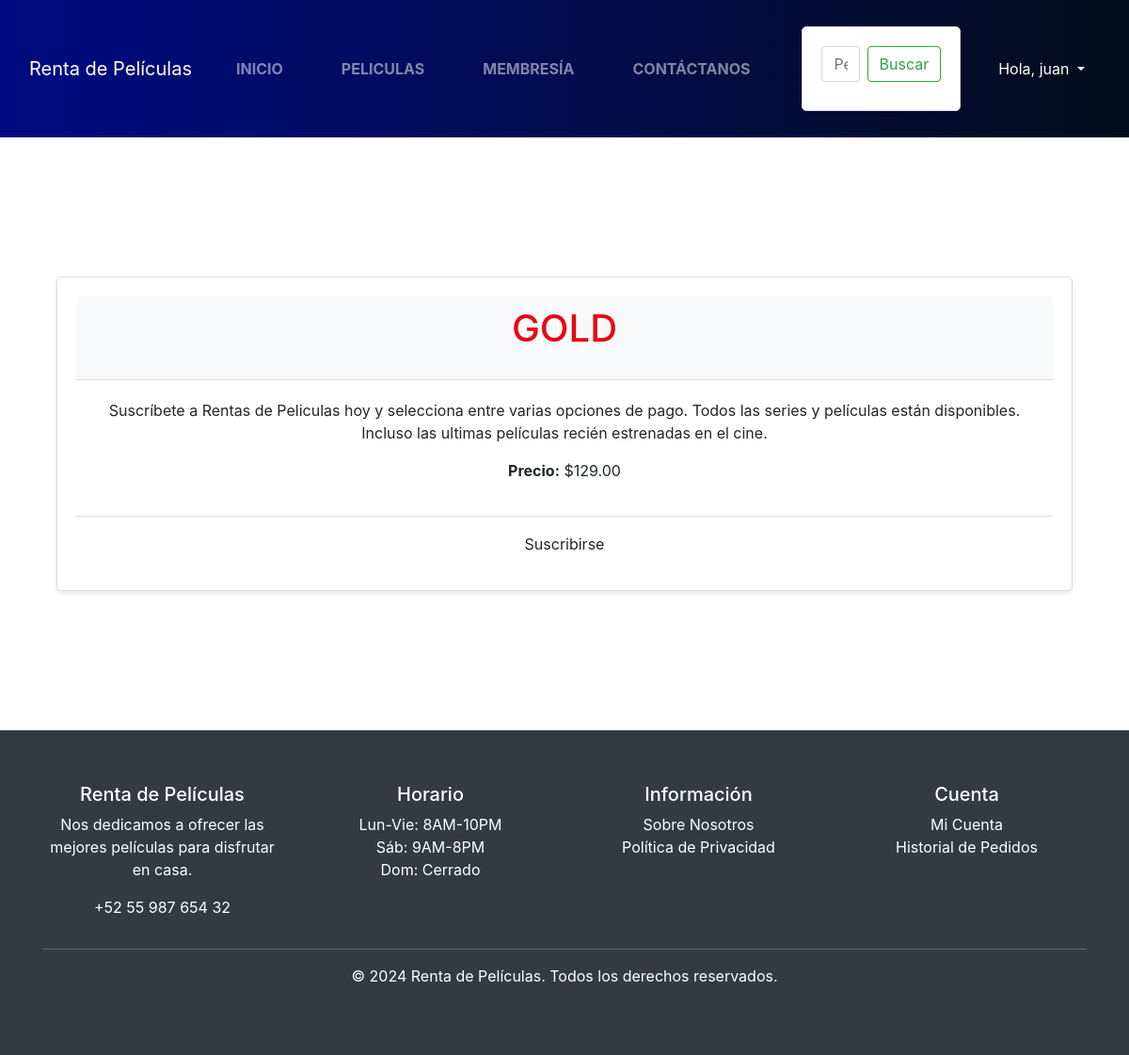
Page /membership/gold/ (signed in) on the committed database.
### membership/models.py (models this page shows, shortened)
class Membership(models.Model):
    MEMBERSHIP_CHOICES = (
        ('Free', 'Free'),
        ('Silver', 'Silver'),
        ('Gold', 'Gold'),
    )
    slug = models.SlugField()
    membership_type = models.CharField(
        choices=MEMBERSHIP_CHOICES,
        default='Free',
        max_length=30
    )
    price = models.DecimalField(max_digits=6, decimal_places=2)
    description = models.TextField()

### membership/views.py (the view)
# urls.py: path('<slug:membership_slug>/', membership_detail, name='membership_detail'),
@login_required
def membership_detail(request, membership_slug):
    membership = Membership.objects.get(slug=membership_slug)
    context = {
        'membership': membership
    }
    return render(request, 'membership_detail.html', context)

### carro/context_processor.py (called while the page is built)
def importe_total_carro(request):
    carro = request.session.get('carro', {})
    total = sum(item['price'] * item['quantity'] for item in carro.values())
    return {'importe_total_carro': total}

### membership/templates/membership_detail.html (shortened to what this page needs)
{% extends "base.html" %}
{% load static %}
{% block content %}
<!DOCTYPE html>
<html>
<head>
    <link rel="stylesheet" href="https://stackpath.bootstrapcdn.com/bootstrap/4.5.2/css/bootstrap.min.css">
</head>
<body>
    <div class="container">
        <div class="membership-card">
            <div class="membership-header">
                <h2>{{ membership.membership_type }}</h2>
            </div>
            <div class="membership-body">
                <p>{{ membership.description }}</p>
                <p><strong>Precio:</strong> ${{ membership.price }}</p>
            </div>
            <div class="membership-footer">
                <a href="{% url 'subscribe' membership.slug %}" class="btn btn-subscribe">Suscribirse</a>
            </div>
        </div>
    </div>
</body>
</html>
{% endblock %}

### lobby/templates/base.html (shortened to what this page needs)
<!DOCTYPE html>
<html lang="es">
{% load static %}
<head>
    <link href="https://cdn.jsdelivr.net/npm/bootstrap@5.3.3/dist/css/bootstrap.min.css" rel="stylesheet">
    <link href="{% static 'css/styles.css' %}" rel="stylesheet">
</head>
<body onload="deshabilitaRetroceso()">
    <nav class="navbar navbar-expand-lg navbar-dark bg-dark">
        <div class="container-fluid">
            <a class="navbar-brand" href="{% url 'lobby' %}">Renta de Películas</a>
            <div class="collapse navbar-collapse justify-content-center" id="navbarSupportedContent">
                <ul class="navbar-nav mb-2 mb-lg-0">
                    <li class="nav-item px-2">
                        <a class="nav-link {% if request.path == '/' %}active{% endif %}" href="{% url 'lobby' %}">INICIO</a>
                    </li>
                    <li class="nav-item px-2">
                        <a class="nav-link {% if request.path == '/rentar/' %}active{% endif %}" href="{% url 'busqueda_peliculas' %}">PELICULAS</a>
                    </li>
                    <li class="nav-item px-2">
                        <a class="nav-link {% if request.path == '/Membresia/' %}active{% endif %}" href="{% url 'membership_list' %}">MEMBRESÍA</a>
                    </li>
                    <li class="nav-item px-2">
                        <a class="nav-link {% if request.path == '/contactanos/' %}active{% endif %}" href="#">CONTÁCTANOS</a>
                    </li>
                </ul>
                <form class="d-flex ms-lg-4" action="{% url 'resultados_peliculas' %}" method="get">
                    <input class="form-control me-2" type="text" placeholder="Película" name="pelicula" required>
                    <button class="btn btn-outline-success" type="submit">Buscar</button>
                </form>
                <div class="dropdown ms-lg-4">
                    {% if user.is_authenticated %}
                    <a class="nav-link dropdown-toggle text-white" href="#" role="button" data-bs-toggle="dropdown" aria-expanded="false">
                        Hola, {{ user.username }}
                    </a>
                    {% endif %}
                </div>
            </div>
        </div>
    </nav>
    <main class="container my-5">
        {% block content %}{% endblock %}
    </main>
    <footer class="py-3 bg-dark text-white text-center">
        <div class="container">
            <div class="row">
                <div class="col-md-3">
                    <h5>Renta de Películas</h5>
                    <p>Nos dedicamos a ofrecer las mejores películas para disfrutar en casa.</p>
                    <p>+52 55 987 654 32</p>
                </div>
                <div class="col-md-3">
                    <h5>Horario</h5>
                    <ul class="list-unstyled">
                        <li>Lun-Vie: 8AM-10PM</li>
                        <li>Sáb: 9AM-8PM</li>
                        <li>Dom: Cerrado</li>
                    </ul>
                </div>
                <div class="col-md-3">
                    <h5>Información</h5>
                    <ul class="list-unstyled">
                        <li><a href="#" class="text-white">Sobre Nosotros</a></li>
                        <li><a href="#" class="text-white">Política de Privacidad</a></li>
                    </ul>
                </div>
                <div class="col-md-3">
                    <h5>Cuenta</h5>
                    <ul class="list-unstyled">
                        <li><a href="#" class="text-white">Mi Cuenta</a></li>
                        <li><a href="#" class="text-white">Historial de Pedidos</a></li>
                    </ul>
                </div>
            </div>
            <hr class="bg-white">
            <p>&copy; 2024 Renta de Películas. Todos los derechos reservados.</p>
        </div>
    </footer>
</body>
</html>

### lobby/static/css/styles.css (style rules this page uses)
:root { --primary-color: #115fcd; --secondary-color: #f4b400; --background-color: #ecede8; --text-color: #333; --header-color: #ffffff; --hover-color: #14141a; }
body, html { font-family: 'Roboto', Arial, sans-serif; margin: 0; padding: 0; background-color: var(--background-color); color: var(--text-color); text-align: center; overflow-x: hidden; }
.navbar { background: linear-gradient(90deg, #000b82, #040d1a); border: none; margin-bottom: 0; padding-bottom: 0; }
.navbar-nav .nav-link { color: #fff; font-weight: bold; transition: color 0.3s ease; text-transform: uppercase; }
.container-fluid { width: 100%; padding-left: 15px; padding-right: 15px; margin-left: auto; margin-right: auto; }
nav ul { list-style: none; padding: 0; margin: 0; display: flex; justify-content: center; }
nav ul li { margin: 0 15px; }
nav ul li a { color: #fff; text-decoration: none; font-weight: bold; }
.form-control { border-radius: 20px; border: 2px solid #8a2be2; outline: none; box-shadow: none; }
.btn-outline-success { border-color: #f4b400; color: #f4b400; border-radius: 20px; transition: background-color 0.3s ease, color 0.3s ease; }
main { padding: 20px; }
.container { max-width: 1200px; margin: auto; padding: 40px 20px; text-align: center; }
.container h2 { font-size: 2.5rem; margin-bottom: 20px; color: #e50914; text-transform: uppercase; }
form { max-width: 600px; margin: 20px auto; padding: 20px; background-color: #fff; border: 1px solid #ddd; border-radius: 5px; box-shadow: 0 2px 5px rgba(0, 0, 0, 0.1); }
form input, form button { display: block; width: 100%; padding: 10px; margin-bottom: 10px; border: 1px solid #ddd; border-radius: 5px; }
form button { background-color: #007bff; color: #fff; border: none; cursor: pointer; transition: background-color 0.3s ease; }
.membership-card { border: 1px solid #ddd; border-radius: 5px; padding: 20px; margin: 20px 0; box-shadow: 0 2px 5px rgba(0, 0, 0, 0.1); transition: transform 0.2s }
.membership-header { background-color: #f8f9fa; padding: 10px; border-bottom: 1px solid #ddd; border-radius: 5px 5px 0 0; }
.membership-body { padding: 20px; }
.membership-footer { text-align: center; padding: 10px; border-top: 1px solid #ddd; border-radius: 0 0 5px 5px; }
.btn-subscribe { background-color: #007bff; color: white; }

### rows in the picture
Membership: membership_type "GOLD", description "Suscríbete a Rentas de Peliculas hoy y selecciona entre varias opciones de pago. Todos las series y películas están disponibles. Incluso las ultimas películas recién estrenadas en el cine.", price "129.00"

### other values in the picture
{{ user.username }} "juan"
